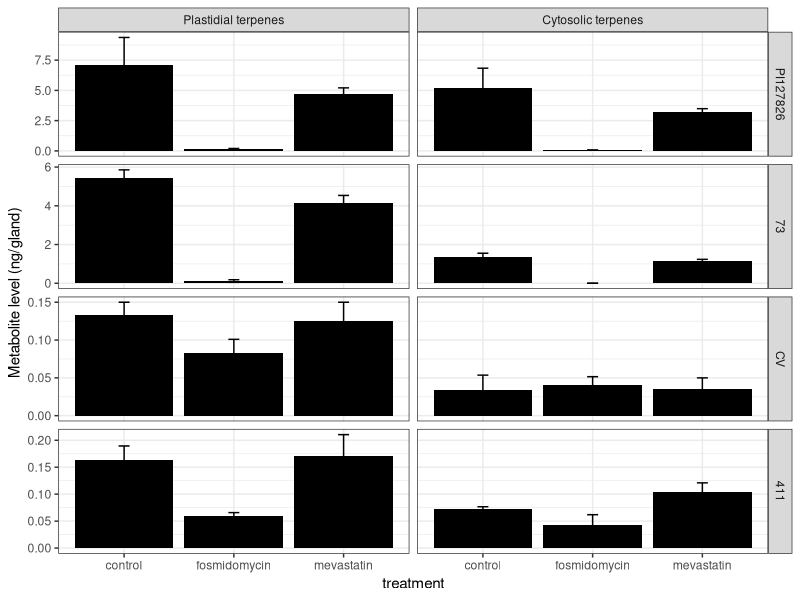

Here is the R script that generated this plot: (Note: this script raises an error after producing the figure.)
library(ggplot2)
library(tidyverse)

df <- read.csv(file = "Figure_5/20190115_ng_trichome_all.csv", header = TRUE, check.names = FALSE)
df$day = as.factor(df$day)
df[is.na(df)] = 0

#Filter-out F2_303 because it doesn't have the P450
df = df %>% filter(., genotype != "303")

#Make data tidy
df.long = gather(
  data = df,
  key = "metabolite",
  value = level,
  -sample, -genotype, -phenotype, -treatment,-day)
head(df.long)
df.long$metabolite = as.factor(df.long$metabolite)
df.long$level = as.numeric(df.long$level)
df.long$genotype = factor(df.long$genotype, 
                          levels = c("PI127826", "73", "CV", "411"),
                          ordered = TRUE)

my.theme = 
  theme(text = element_text(),
        axis.text.x = element_text(size = 8, colour = "black", angle = 30, hjust = 1),
        axis.text.y = element_text(size = 8, colour = "black"),
        strip.background = element_blank(),
        panel.grid.major = element_blank(),
        panel.grid.minor = element_blank(),
        panel.border = element_rect(),
        panel.background = element_rect(fill = NA, color = "black"),
        strip.text.x = element_text(size=8, colour = "black")
  )+
  theme_bw()

metabolite.labels = c("Plastidial terpenes", "Cytosolic terpenes")
names(metabolite.labels) = c("total_MEP_terpenes", "total_MVA_terpenes")

#Barplot

df.long %>% 
  dplyr::group_by(genotype, phenotype, treatment, day, metabolite) %>%
  dplyr::summarise(mean_level = mean(level), se = sd(level)/sqrt(n())) %>%
  filter(metabolite %in% c("total_MVA_terpenes", "total_MEP_terpenes") & 
         day == "14") %>%
  
  ggplot(aes(x=treatment, y=mean_level, fill = phenotype)) +
  geom_bar(stat = "identity", fill = "black")+
  geom_errorbar(aes(x=treatment, ymin = mean_level- se, ymax = mean_level + se), width=0.1)+
  facet_grid(genotype~metabolite, scale = "free",
             labeller = labeller(metabolite = metabolite.labels)) +
  labs(y = "Metabolite level (ng/gland)")+
  my.theme

###### Relative values #######

df <- read.csv(file = "20190115_relative_values_percentage_to_control.csv", header = TRUE)
df$day = as.factor(df$day)
df[is.na(df)] = 0

#Filter-out F2_303 because it doesn't have the P450
df = df %>% filter(., genotype != "303")

#Make data tidy
df.long = gather(
  data = df,
  key = "metabolite",
  value = level,
  -sample, -genotype, -phenotype, -treatment,-day)
head(df.long)
df.long$metabolite = as.factor(df.long$metabolite)
df.long$level = as.numeric(df.long$level)
df.long$genotype = factor(df.long$genotype, 
                          levels = c("PI127826", "73", "CV", "411"),
                          ordered = TRUE)

  sum = summarySE(df.long, 
                  measurevar = "level", 
                  groupvars = c("genotype", "treatment", "day", "metabolite", "phenotype"))

sum %>% filter(., 
               sum$metabolite %in% c("total_MVA_terpenes", "total_MEP_terpenes") & 
                 sum$day == "7") %>%
  ggplot(., aes(x=genotype, y=level, fill = phenotype)) +
  geom_bar(stat = "identity")+
  geom_errorbar(aes(ymin = level- se, ymax = level + se), width=0.1)+
  facet_grid(treatment~metabolite) +
  theme_bw()+
  ylab("Percent change to control")






